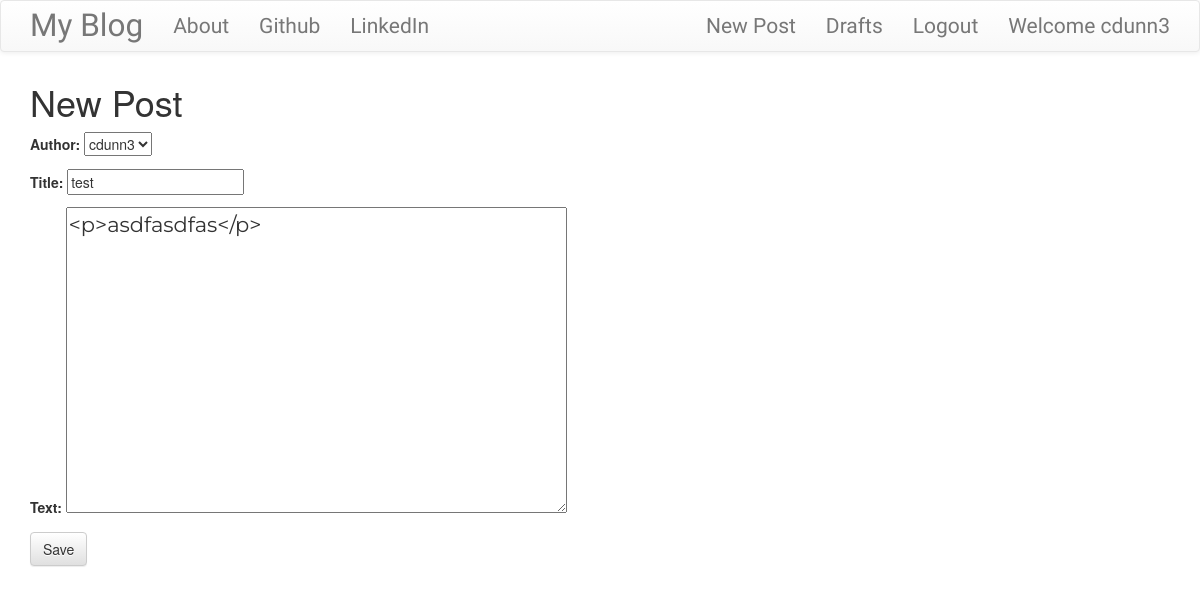
/post/4/edit/ (signed in), run on the app's committed database.
### blog/models.py (models this page shows, shortened)
class Post(models.Model):
    author = models.ForeignKey('auth.User')
    title = models.CharField(max_length=200)
    text = models.TextField()
    create_date = models.DateTimeField(default=timezone.now)
    published_date = models.DateTimeField(blank=True, null=True)

### blog/views.py (the view)
# urls.py: url(r'^post/(?P<pk>\d+)/edit/$',views.PostUpdateView.as_view(),name='post_update'),
class PostUpdateView(LoginRequiredMixin, UpdateView):
    login_url = '/login/'
    redirect_field_name = 'blog/post_detail.html'
    form_class = PostForm
    model = Post

### blog/forms.py
class PostForm(forms.ModelForm):
    class Meta():
        model = Post
        fields = ('author', 'title', 'text')
        widgets = {
            'title': forms.TextInput(attrs={'class':'textinputclass'}),
            'text':forms.Textarea(attrs={'class':'loader editable medium-editor-textarea postcontent'}),
        }

### blog/templates/blog/post_form.html (shortened to what this page needs)
{% extends 'blog/base.html' %}
{% block content %}
  <h1>New Post</h1>
  <form class="post-form" method="POST">
    {{ form.as_p }}
    <button class='save btn btn-default' type="submit">Save</button>
  </form>
{%endblock%}

### blog/templates/blog/base.html (shortened to what this page needs)
<!DOCTYPE html>
{% load staticfiles %}
<html>
  <head>
    <link rel="stylesheet" href="https://maxcdn.bootstrapcdn.com/bootstrap/3.3.7/css/bootstrap.min.css">
    <link rel="stylesheet" href="https://maxcdn.bootstrapcdn.com/bootstrap/3.3.7/css/bootstrap-theme.min.css">
    <link rel="stylesheet" href="//cdn.jsdelivr.net/npm/medium-editor@latest/dist/css/medium-editor.min.css" type="text/css" media="screen" charset="utf-8">
    <link rel="stylesheet" href="{% static 'css/blog.css' %}">
  <body>
    <nav class="navbar navbar-default techfont custom-navbar">
      <div class="container">
        <ul class='nav navbar-nav'>
          <li>
            <a class='navbar-brand bigbrand' href="{% url 'post_list' %}">My Blog</a>
          </li>
          <li>
            <a href="{% url 'about' %}">About</a>
          </li>
          <li>
            <a href="https://www.github.com">Github</a>
          </li>
          <li>
            <a href="https://www.linkedin.com">LinkedIn</a>
          </li>
        </ul>
        <ul class='nav navbar-nav navbar-right'>
          {% if user.is_authenticated %}
            <li>
              <a href="{% url 'post_new' %}">New Post</a>
            </li>
            <li>
              <a href="{% url 'post_draft_list' %}">Drafts</a>
            </li>
            <li>
              <a href="{% url 'logout' %}">Logout</a>
            </li>
            <li>
              <a> Welcome {{user.username}}</a>
            </li>
          {% else %}
            <li>
              <a class='nav navbar-right' href="{% url 'login' %}"><span class='glyphicon glyphicon-user'></span></a>
            </li>
          {% endif %}
        </ul>
      </div>
    </nav>
    <div class="content container">
      <div class="row">
        <div class="col-md-8">
          <div class="blog_posts">
            {% block content %}
            {% endblock %}
          </div>
        </div>
      </div>
    </div>
  </body>
</html>

### blog/static/css/blog.css (style rules this page uses)
.techfont { font-family: 'Russo One',sans-serif; font-size: 1.5em; margin-bottom: 10px; }
.bigbrand { font-size: 1.5em; }
.postcontent { font-family: "Montserrat"; font-size: 1.5em }
.loader { filter:hue-rotate(0deg); color:linear-gradient(45deg,#0f8,#08f); animation:hue 10000ms infinite linear; }

### data on the page
Post: author "cdunn3", title "test", text "<p>asdfasdfas</p>"

### other printed values
{{ user.username }} "cdunn3"
